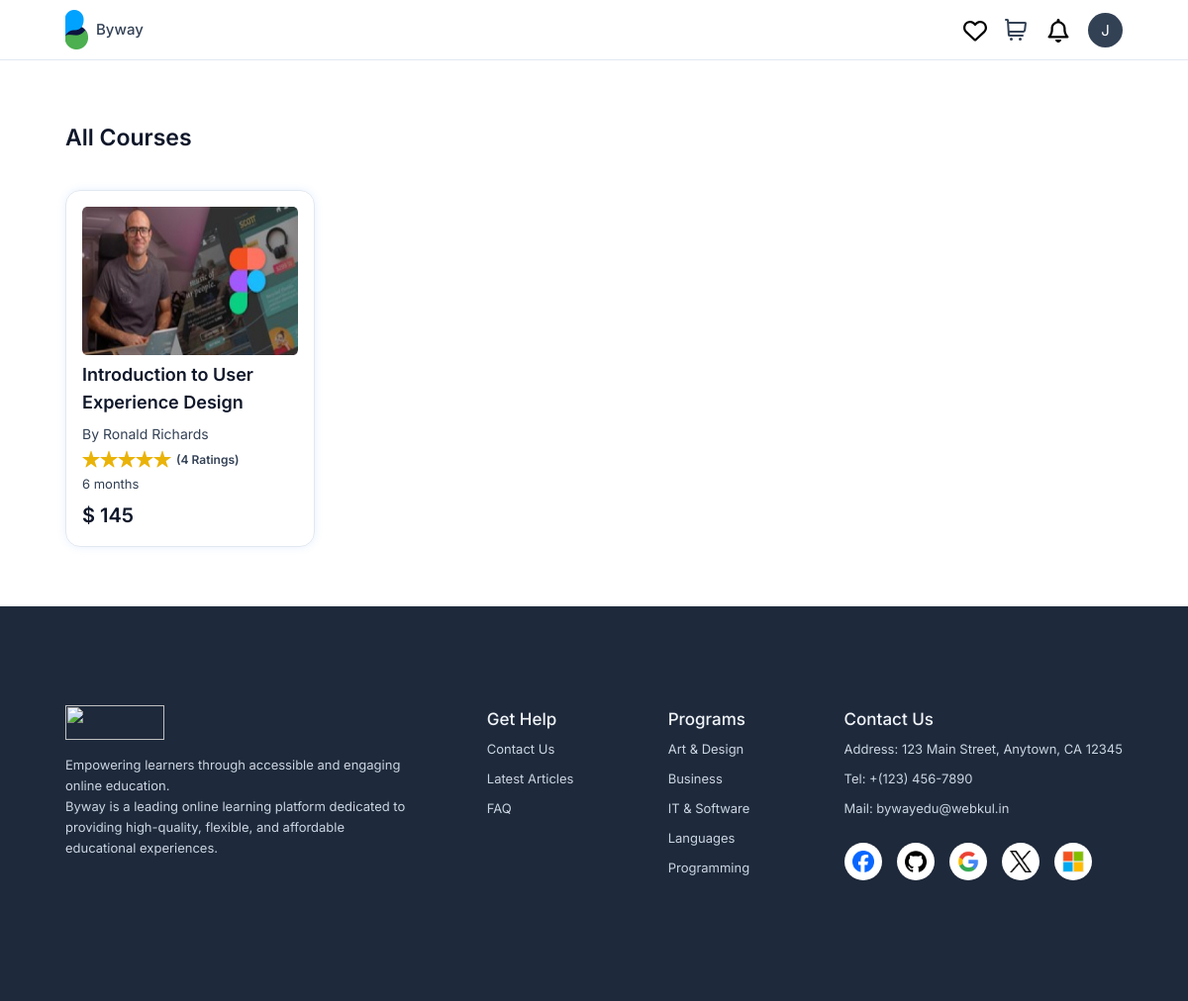
The app's page /coursespage/, older data.
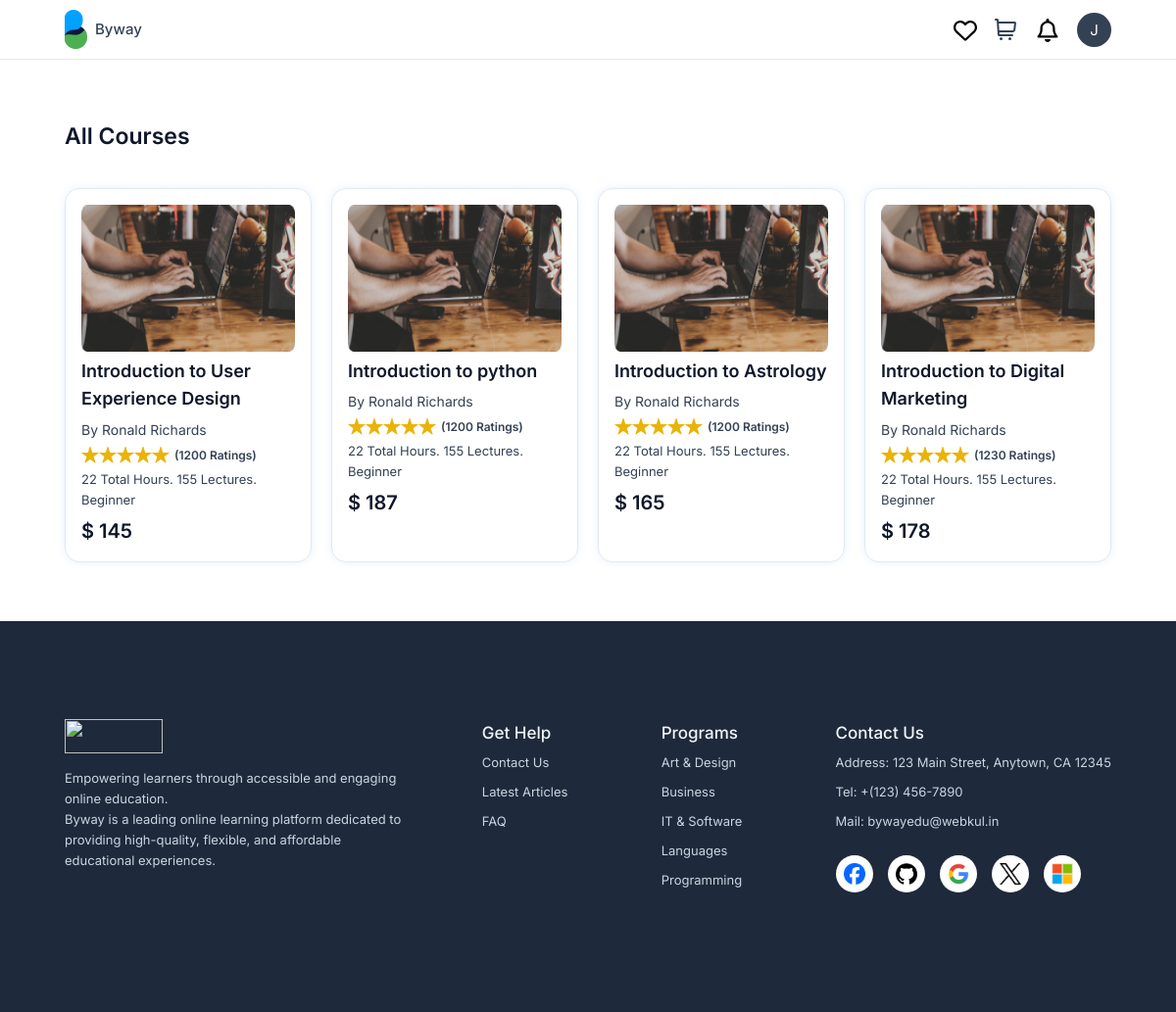
The same page, newer data.
### bywayapp/models.py (models this page shows, shortened)
class Courses(models.Model):
    course = models.ForeignKey(Category,on_delete = models.CASCADE,null=True)
    course_name = models.CharField( max_length=100)
    course_instructor = models.CharField( max_length=100)
    course_rating = models.IntegerField(null=True)
    course_duration = models.CharField(max_length=500,null=True)
    course_price = models.IntegerField(null=True)
    course_description = models.CharField(max_length=500)
    course_languages = models.CharField(max_length=300)
    course_discount = models.IntegerField(null=True)
    course_thumbnail = models.ImageField(null=True,upload_to="images/",blank=True)
    course_cover = models.ImageField(null=True,upload_to="images/",blank=True)

### bywayapp/views.py (the view)
# urls.py: path('coursespage/', views.listCourses, name='coursespage'),
def listCourses(request):
    course = Courses.objects.all()
    return render(request,"coursespage.html", {'crs':course})

### Templates/coursespage.html (shortened to what this page needs)
<!DOCTYPE html>
<html lang="en">
    <head>
        {% load static %}
        <link rel="stylesheet" href="https://cdnjs.cloudflare.com/ajax/libs/font-awesome/4.7.0/css/font-awesome.min.css">
        <link rel="stylesheet" href="{%static 'css/courses.css'%}"/>
    </head>
<body>
    <section id="course-page">
        <section id="main">
            <header>
                <section class="wrapper">
                    <div class="header_cont">
                        <h1 class="left">
                            <a href="#">
                                <div class="logo_container">
                                    <img src="{%static 'images/logo.svg' %}" alt="Byway Logo"/>
                                </div>
                                <span>Byway</span>
                            </a>
                        </h1>
                        <nav>
                            <div class="right">
                                <div class="icon_container">
                                    <div class="icon">
                                    </div>
                                </div>
                                <div class="icon_container">
                                    <div class="icon">
                                        <img src="{%static 'images/cart.svg' %}" alt="Shopping Cart"/>
                                    </div>
                                </div>
                                <div class="icon_container">
                                    <div class="icon">
                                    </div>
                                </div>
                                <div class="user-profile">
                                    <span>J</span>
                                </div>
                            </div>
                        </nav>
                    </div>
                </section>
            </header>
        </section>
        <section id="courses">
            <section class="wrapper">
                <div class="courses_cont">
                    <div class="top">
                        <h3>All Courses</h3>
                    </div>
                    <div class="bottom">
                        <div class="cards">
                            <ul>
                                {% for i in crs %}
                                <li>
                                    <a href="{% url 'bywayapp:singlepage' i.id %}">
                                        <div class="bg_cont">
                                            <img src="{{ i.course_cover.url }}" alt="Course Image">
                                        </div>
                                        <h5>{{ i.course_name }}</h5>
                                        <span>By {{ i.course_instructor }}</span>
                                        <div class="rating">
                                            <div class="star_cont">
                                                <img src="{%static 'images/star.svg' %}" alt="Rating star">
                                            </div>
                                            <div class="star_cont">
                                                <img src="{%static 'images/star.svg' %}" alt="Rating star">
                                            </div>
                                            <div class="star_cont">
                                                <img src="{%static 'images/star.svg' %}" alt="Rating star">
                                            </div>
                                            <div class="star_cont">
                                                <img src="{%static 'images/star.svg' %}" alt="Rating star">
                                            </div>
                                            <div class="star_cont">
                                                <img src="{%static 'images/star.svg' %}" alt="Rating star">
                                            </div>
                                            <small>({{i.course_rating}} Ratings)</small>
                                        </div>
                                        <p>{{ i.course_duration }}</p>
                                        <h6>$ {{ i.course_price }}</h6>
                                    </a>
                                </li>
                                {% endfor %}
                            </ul>
                        </div>
                    </div>
                </div>
            </section>
        </section>
         <footer>
            <section class="wrapper">
                <div class="footer_cont">
                    <div class="left">
                        <h1>
                            <div class="logo_cont">
                                <img src="{%static 'images/bywaylogo.png' %}" alt="">
                            </div>
                        </h1>
                        <p>Empowering learners through accessible and engaging online education.<br/>Byway is a leading online learning platform dedicated to providing high-quality, flexible, and affordable educational experiences.</p>
                    </div>
                    <div class="right">
                        <div class="footer_data">
                            <h6>Get Help</h6>
                            <ul>
                                <li><a href="#">Contact Us</a></li>
                                <li><a href="#">Latest Articles</a></li>
                                <li><a href="#">FAQ</a></li>
                            </ul>
                        </div>
                        <div class="footer_data">
                            <h6>Programs</h6>
                            <ul>
                                <li><a href="#">Art & Design</a></li>
                                <li><a href="#">Business</a></li>
                                <li><a href="#">IT & Software</a></li>
                                <li><a href="#">Languages</a></li>
                                <li><a href="#">Programming</a></li>
                            </ul>
                        </div>
                        <div class="footer_data">
                            <h6>Contact Us</h6>
                            <ul>
                                <li><a href="#">Address: 123 Main Street, Anytown, CA 12345</a></li>
                                <li><a href="#">Tel: +(123) 456-7890</a></li>
                                <li><a href="#">Mail: bywayedu@webkul.in</a></li>
                            </ul>
                            <div class="social_icons">
                                <a href="https://www.facebook.com/">
                                    <div class="icon_cont">
                                        <img src="{%static 'images/facebook.png' %}" alt="Facebook"/>
                                    </div>
                                </a>
                                <a href="https://github.com/">
                                    <div class="icon_cont">
                                        <img src="{%static 'images/github.png' %}" alt="Github"/>
                                    </div>
                                </a>
                                <a href="https://www.google.co.in/">
                                    <div class="icon_cont">
                                        <img src="{%static 'images/google.png' %}" alt="Google"/>
                                    </div>
                                </a>
                                <a href="https://x.com/?lang=en">
                                    <div class="icon_cont">
                                        <img src="{%static 'images/twitter.png' %}" alt="Twitter"/>
                                    </div>
                                </a>
                                <a href="https://www.microsoft.com/en">
                                    <div class="icon_cont">
                                        <img src="{%static 'images/microsoft.png' %}" alt="Microsoft"/>
                                    </div>
                                </a>
                            </div>
                        </div>
                    </div>
                </div>
            </section>
         </footer>
    </section>
</body>
</html>

Row changes from the older to the newer data that the page shows:
changed Courses "Introduction to User Experience Design": course_cover: a different picture; course_rating "4" → "1200"; course_duration "6 months" → "22 Total Hours. 155 Lectures. Beginner"
added Courses: course_cover (picture), course_name "Introduction to python", course_instructor "Ronald Richards", course_rating "1200", course_duration "22 Total Hours. 155 Lectures. Beginner", course_price "187"
added Courses: course_cover (picture), course_name "Introduction to Astrology", course_instructor "Ronald Richards", course_rating "1200", course_duration "22 Total Hours. 155 Lectures. Beginner", course_price "165"
added Courses: course_cover (picture), course_name "Introduction to Digital Marketing", course_instructor "Ronald Richards", course_rating "1230", course_duration "22 Total Hours. 155 Lectures. Beginner", course_price "178"
